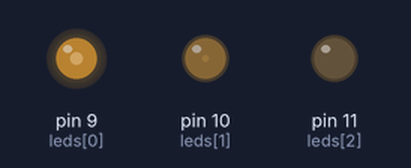
The sketch below on a simulated Arduino Uno, built with avr-gcc and run on an emulated ATmega328P. Parts: output pins drawn as LEDs (lit = HIGH). What the sketch prints to the serial monitor is not drawn. At 0.0 s the program stops and its outputs stay as they are.

Above: at 0.1 s.
Timing chart, 0 to 1.5 s (numbered marks = the images above):
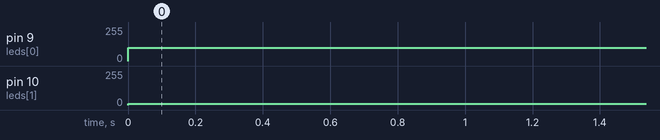

The sketch:

P_1_SerializacionDatos.ino
```cpp
int leds[] = {9, 10, 11};

String cadena = "E0100A0010A0000F";
String aux = "";

void setup() {
  // put your setup code here, to run once:
  Serial.begin(9600);
  Serial.setTimeout(100);
}

int j = 0;

void loop(){
  // put your main code here, to run repeatedly:

  if(cadena.charAt(0) == 'E' && cadena.charAt(15) == 'F'){
    Serial.println("Cadena completa");

    for (int i = 1; i<cadena.length() - 1; i++) {
      if (cadena[i] != 'A') {
        aux += cadena[i];
      }else {
        Serial.println(aux);
        analogWrite(leds[j], aux.toInt());
        j++;
        aux = "";
      }
    }

    Serial.println(aux);
    analogWrite(leds[2], aux.toInt());
    while(true) {

    }

    delay(1000);
  }
}
```

Measured:
- by itself, pin 9 (leds[0]): 0/255 → 100/255 at 0.00 s
- by itself, pin 10 (leds[1]): 0/255 → 10/255 at 0.00 s
